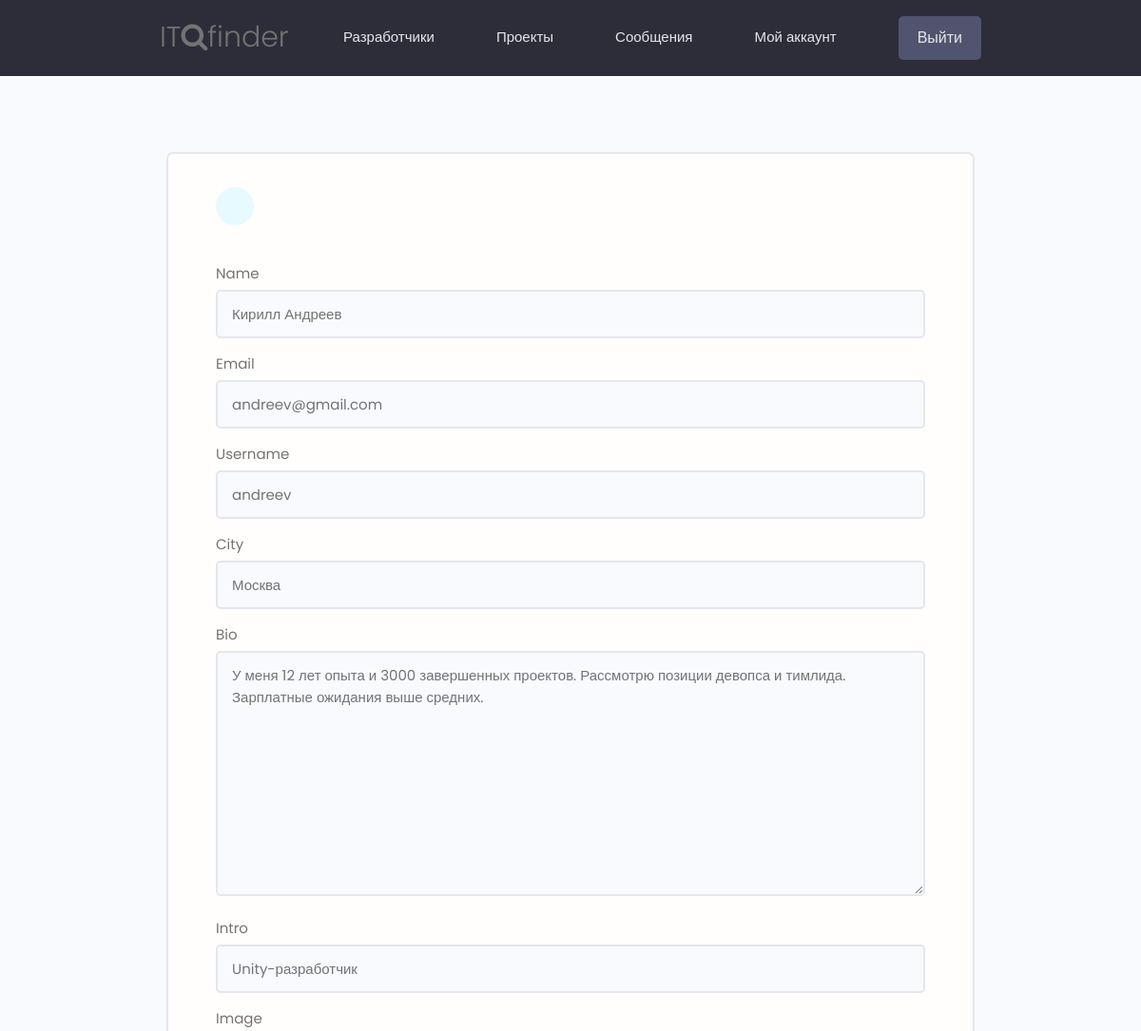
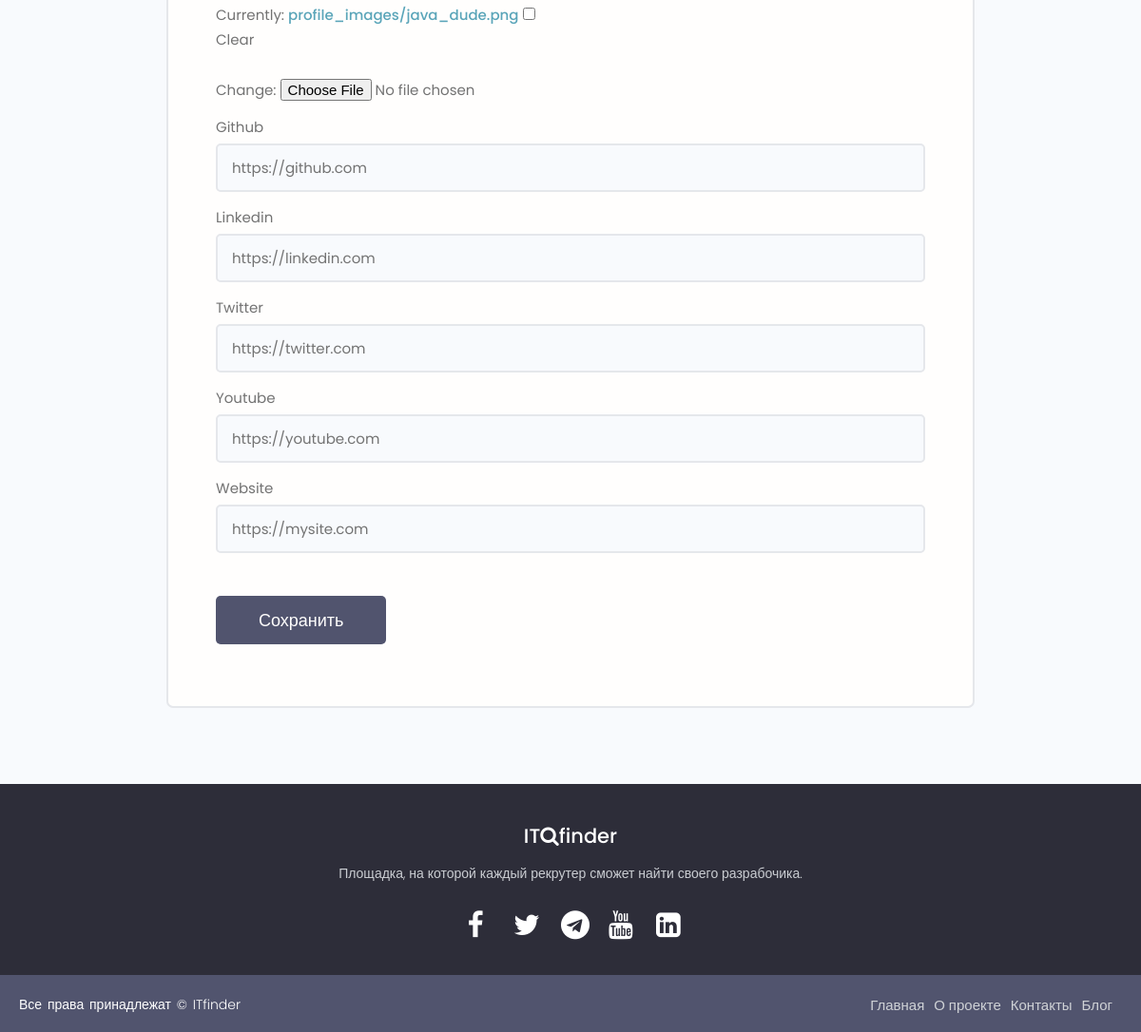
The app's page /edit-account/ (signed in) with its own data (2 pictures, top to bottom).
### users/models.py (models this page shows, shortened)
class Profile(models.Model):
    user = models.OneToOneField(
        User, on_delete=models.CASCADE, null=True, blank=True)
    name = models.CharField(max_length=50, blank=True, null=True)
    email = models.EmailField(max_length=50, blank=True, null=True)
    username = models.CharField(max_length=50, blank=True, null=True)
    city = models.CharField(max_length=50, blank=True, null=True)
    intro = models.CharField(max_length=200, blank=True, null=True)
    bio = models.TextField(blank=True, null=True)
    image = models.ImageField(
        null=True, blank=True, upload_to='profile_images', default="profile_images/default.jpg")
    skills = models.ManyToManyField(Skill, blank=True)
    github = models.CharField(max_length=100, blank=True, null=True)
    twitter = models.CharField(max_length=100, blank=True, null=True)
    linkedin = models.CharField(max_length=100, blank=True, null=True)
    youtube = models.CharField(max_length=100, blank=True, null=True)
    website = models.CharField(max_length=100, blank=True, null=True)
    created = models.DateTimeField(auto_now_add=True)
    id = models.UUIDField(default=uuid.uuid4, unique=True,
                          primary_key=True, editable=False)
    class Meta:
        ordering = ['created']

### users/views.py (the view)
# urls.py: path('edit-account/', views.editAccount, name="edit-account"),
@login_required(login_url='login')
def editAccount(request):
    profile = request.user.profile
    form = ProfileForm(instance=profile)
    if request.method == 'POST':
        form = ProfileForm(request.POST, request.FILES, instance=profile)
        if form.is_valid():
            form.save()
            return redirect('account')
    context = {'form': form}
    return render(request, 'users/profile_form.html', context)

### users/forms.py
class ProfileForm(ModelForm):
    class Meta:
        model = Profile
        fields = ['name', 'email', 'username',
                  'city', 'bio', 'intro', 'image',
                  'github', 'linkedin', 'twitter',
                  'youtube', 'website']
    def __init__(self, *args, **kwargs):
        super(ProfileForm, self).__init__(*args, **kwargs)
        for name, field in self.fields.items():
            field.widget.attrs.update({'class': 'input'})

### users/templates/users/profile_form.html (shortened to what this page needs)
{% extends 'base.html' %}
{% block content %}
<main class="formPage my-xl">
    <div class="content-box">
        <div class="formWrapper">
            <a class="backButton" href="{% url 'account' %}"></a>
            <br>
            <form class="form" method="POST" action="{% url 'edit-account' %}" enctype="multipart/form-data">
                {% for field in form %}
                <div class="form__field">
                    <label for="formInput#text">{{ field.label }}</label>
                    {{ field }}
                </div>
                {% endfor %}
                <input class="btn btn--sub btn--lg  my-md" type="submit" value="Сохранить" />
            </form>
        </div>
    </div>
</main>
{% endblock content %}

### static/styles/main.css (style rules this page uses)
* { margin: 0; padding: 0; box-sizing: border-box; }
:root { --color-sub: #2d2d39; }
.btn--sub { background-color: var(--color-sub-light); }
.content-box { width: 95%; max-width: 85rem; margin: 0 auto; }
.backButton { background: var(--color-main-light); color: var(--color-main); width: 4rem; height: 4rem; display: flex; align-items: center; justify-content: center; border-radius: 50%; }
.formPage .formWrapper { list-style: none; background: var(--color-white); padding: 3.5rem 5rem; border: 2px solid var(--color-light); border-radius: 0.7rem; }

### static/uikit/styles/modules/_variables.css (style rules this page uses)
:root { --color-main: #5aa5b9; --color-main-light: #e6faff; --color-sub: #3f4156; --color-sub-light: #51546e; --color-sub-lighter: #ededfd; --color-text: #737373; --color-gray: #8b8b8b; --color-light: #e5e7eb; --color-light-gray: #767676; --color-bg: #f8fafd; --color-white: #fffefd; --color-white-light: #f3f3f3; --color-success: #359e64; --color-success-bg: #def8e8; --color-error: #fc4b0b; --color-error-bg: #fff2ee; --font-base: 'Poppins', arial, helvetica, 'Segoe UI', roboto, ubuntu, sans-serif; --font-monospace: 'Fira Code', 'Courier New', courier, monospace; --font-regular: 300; --font-medium: 500; --font-bold: 700; --generic-shadow: 1px 1px 5px #00000010; --generic-transition: all 0.3s ease-in-out; }

### static/uikit/styles/modules/_base.css (style rules this page uses)
* { margin: 0; padding: 0; box-sizing: border-box; text-rendering: optimizeLegibility; color: inherit; font-size: inherit; }
html { font-size: 50%; }
@media only screen and (min-width: 480px) { html { font-size: 56.25%; } }
@media only screen and (min-width: 1200px) { html { font-size: 62.5%; } }
body { line-height: 1.6; font-weight: 400; font-size: 1.5rem; color: var(--color-text); background-color: var(--color-bg); min-height: 100vh; }

### static/uikit/styles/modules/_typography.css (style rules this page uses)
* { font-family: var(--font-base); }
a { padding-bottom: 2px; text-decoration: none; display: inline-block; color: var(--color-main); font-weight: var(--font-medium); }

### static/uikit/styles/modules/_utilities.css (style rules this page uses)
.my-md { margin: 3rem auto; }
.my-xl { margin: 8rem auto; }

### static/uikit/styles/modules/_button.css (style rules this page uses)
.btn { display: inline-block; position: relative; cursor: pointer; background-color: var(--color-light); font-weight: var(--font-medium); color: var(--color-sub); text-decoration: none; padding: 1rem 2rem; border-radius: 0.5rem; border: none; width: -webkit-fit-content; width: -moz-fit-content; width: fit-content; height: -webkit-fit-content; height: -moz-fit-content; height: fit-content; font-size: 1.6rem; outline-width: 0; outline-color: transparent; -webkit-backface-visibility: hidden; backface-visibility: hidden; transition: all 0.3s ease-in-out; }
.btn--sub { background-color: var(--color-sub); color: var(--color-white); }
.btn--lg { font-size: 1.8rem; padding: 1.2rem 4.5rem; }

### static/uikit/styles/modules/_form.css (style rules this page uses)
.form { display: block; }
.form__field { margin-top: 1.5rem; margin-bottom: 1.5rem; }
.form__label, .form__field > label { display: block; margin-bottom: 0.5rem; color: var(--color-text); }
input.input[type='text'], input.input[type='email'], input.input[type='password'], input.input[type='number'], select.input, textarea.input { min-width: 24rem; width: 100%; padding: 1.2rem 1.5rem; border-radius: 0.5rem; border: 2px solid var(--color-light); transition: all 0.3s ease-in-out; background-color: var(--color-bg); }

### records on screen
Profile: form "Кирилл Андреев" "andreev@gmail.com" "andreev" "Москва" "У меня 12 лет опыта и 3000 завершенных проектов. Рассмотрю позиции девопса и тимлида. Зарплатные ожидания выше средних." "Unity-разработчик" "https://github.com" "https://linkedin.com" "https://twitter.com" "https://youtube.com" "https://mysite.com"

### other values on screen
{{ field.label }} "Name" "Email" "Username" "City" "Bio" "Intro" "Image" "Github" "Linkedin" "Twitter" "Youtube" "Website"
